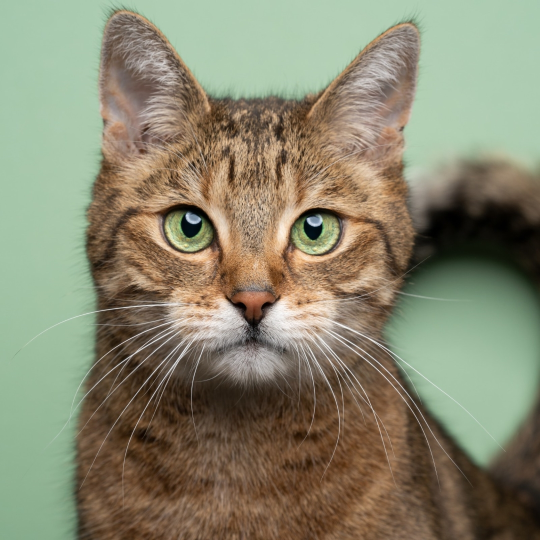
#> input picture assets/images/cat_close-up.jpg, 1080 x 1080 px (shown at 1/2 size)
$ jupyter execute '3 - 4.7. Image Sharpening.ipynb'   (shell and % lines are left out)
#> lines starting #> are read from the running program, lines starting #| are printed output that depends on the picture
**Jarrian Vince G. Gojar**\
Instructor I\
*College of Information and Communications Technology, Sorsogon State University, Philippines*

# Introduction

`Image Sharpening` is a technique to enhance the fine details and
highlight the edges in an image. It is a post-processing technique
that can be used to improve the quality of an image. The sharpening
process increases the contrast between the pixels in the image,
making the edges appear more defined and the details more pronounced.

In image processing, `image sharpening` is achieved by applying a
`sharpening filter` to the image. Quieter often, the sharpening filter
is the `Unsharp Mask` filter.

**Read More:**

- [Image Sharpening](https://en.wikipedia.org/wiki/Image_sharpening)
- [Unsharp Masking](https://en.wikipedia.org/wiki/Unsharp_masking)

# Setup

# Initial Setup

[cell 1]
# Import Libraries
import cv2
import numpy as np
import matplotlib.pyplot as plt

# Asset Root
asset_root = '../../assets/'

# Image Path
image_path = asset_root + '/images/cat_close-up.jpg'

# Read Image and convert to RGB
input_image = cv2.cvtColor(cv2.imread(image_path), cv2.COLOR_BGR2RGB)

# Display Both Image
plt.figure("Cat Close-up")

plt.imshow(input_image, cmap='gray')
plt.title("Original Image")
plt.axis('off')

plt.show()

# Unsharp Mask Filter

The `Unsharp Mask` filter is a sharpening filter that works by
blurring the image and then subtracting the blurred image from the
original image. This process enhances the edges in the image and
makes the details more pronounced.

[cell 2]
# Unsharp Mask Filter
def unsharp_mask(image, kernel_size=(5, 5), sigma=1.0, amount=1.0, threshold=0):
#> called with kernel_size = (5, 5), sigma = 1, amount = 5, threshold = 0
    blurred = cv2.GaussianBlur(image, kernel_size, sigma)
    sharpened = cv2.addWeighted(image, 1.0 + amount, blurred, -amount, threshold)
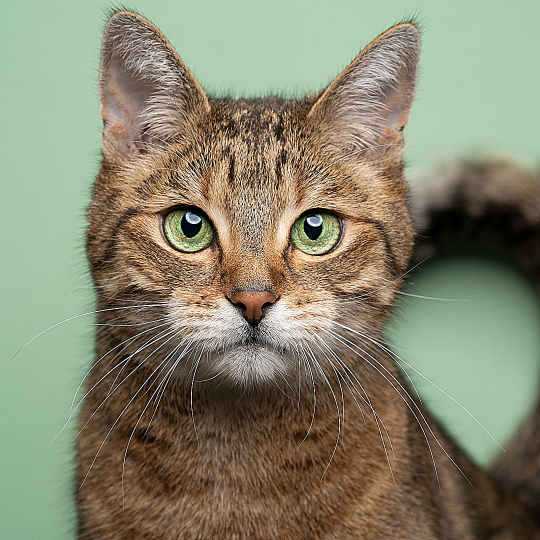
#> sharpened: shape (1080, 1080, 3) (shown at 1/2 size); mean R, G, B 135, 133.5, 110.7
    return blurred, sharpened

# Apply Unsharp Mask Filter
blurred_image, sharpened_image = unsharp_mask(input_image, kernel_size=(5, 5), sigma=1.0, amount=5.0, threshold=0)

# Display Both Image
plt.figure("Cat Close-up")

plt.subplots(3, 2, figsize=(6, 8))

plt.subplot(3, 2, 1)
plt.imshow(input_image)
plt.title("Original Image")
plt.axis('off')

plt.subplot(3, 2, 2)
plt.imshow(input_image[100:400, 100:400])
plt.title("Original Image - Crop")
plt.axis('off')

plt.subplot(3, 2, 3)
plt.imshow(blurred_image)
plt.title("Blurred Image")
plt.axis('off')

plt.subplot(3, 2, 4)
plt.imshow(blurred_image[100:400, 100:400])
plt.title("Blurred Image - Crop")
plt.axis('off')

plt.subplot(3, 2, 5)
plt.imshow(sharpened_image)
plt.title("Sharpened Image")
plt.axis('off')

plt.subplot(3, 2, 6)
plt.imshow(sharpened_image[100:400, 100:400])
plt.title("Sharpened Image - Crop")
plt.axis('off')

plt.show()
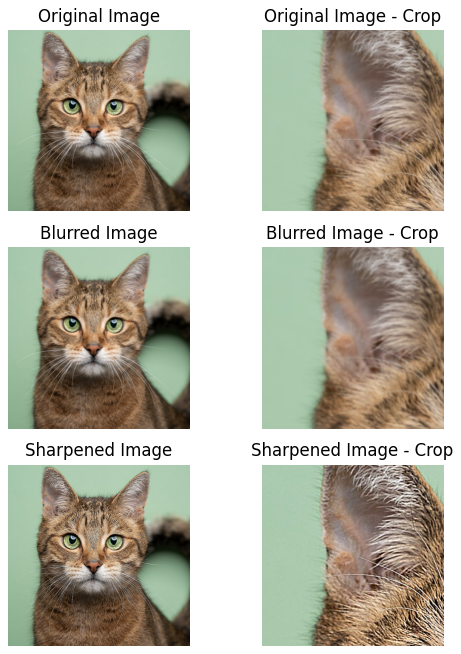
#> figure drawn by matplotlib, 6 panels
